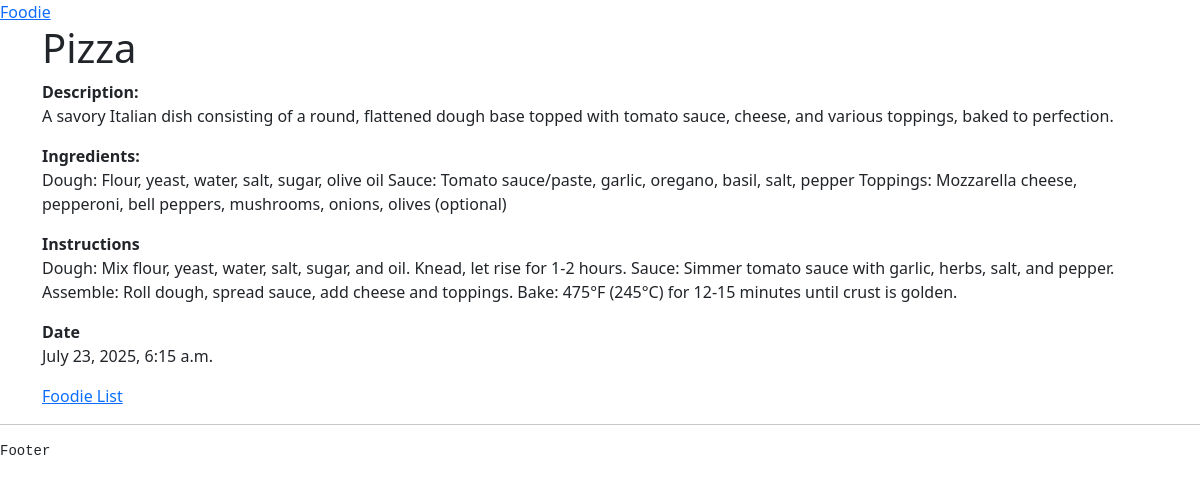
Screenshot of /recipes/recipes/2 with the database file from the repository.
### recipes/models.py (models this page shows, shortened)
class Recipe(models.Model):
    name = models.CharField(max_length=100)
    description = models.TextField(null=True, blank=True)
    ingredients = models.TextField()
    directions = models.TextField()
    date = models.DateTimeField(auto_now_add=True, null=True, blank=True)
    category = models.ForeignKey(Category, on_delete=models.CASCADE, related_name='recipes')

### recipes/views.py (the view)
# urls.py: path('recipes/<int:recipe_id>', views.recipe_details, name='recipe_details'),
def recipe_details(request, recipe_id):
    try:
        recipe = Recipe.objects.get(id=recipe_id)
        dict = {'recipe': recipe}
        return render(request, 'recipes/recipe_details.html', dict)
    except Recipe.DoesNotExist:
        return HttpResponse('Recipe not found', status=404)

### recipes/templates/recipes/recipe_details.html
{% extends 'base.html' %}
{% block content %}
    <div>
        <h1>{{ recipe.name }}</h1>
        <b>Description: </b>
        <p>{{ recipe.description }}</p>
        <b>Ingredients:</b>
        <p>{{ recipe.ingredients }}</p>
        <b>Instructions</b>
        <p>{{ recipe.directions }}</p>
        <b>Date </b>
        <p>{{ recipe.date }}</p>
    </div>
    <a href="{% url 'recipes:recipes' %}">Foodie List</a>
{% endblock content %}

### rows the page displays
Recipe: name "Pizza", description "A savory Italian dish consisting of a round, flattened dough base topped with tomato sauce, cheese, and various toppings, baked to perfection.", ingredients "Dough: Flour, yeast, water, salt, sugar, olive oil Sauce: Tomato sauce/paste, garlic, oregano, basil, salt, pepper Toppings: Mozzarella cheese, pepperoni, bell peppers, mushrooms, onions, olives (optional)", directions "Dough: Mix flour, yeast, water, salt, sugar, and oil. Knead, let rise for 1-2 hours. Sauce: Simmer tomato sauce with garlic, herbs, salt, and pepper. Assemble: Roll dough, spread sauce, add cheese and toppings. Bake: 475°F (245°C) for 12-15 minutes until crust is golden.", date "July 23, 2025, 6:15 a.m."
